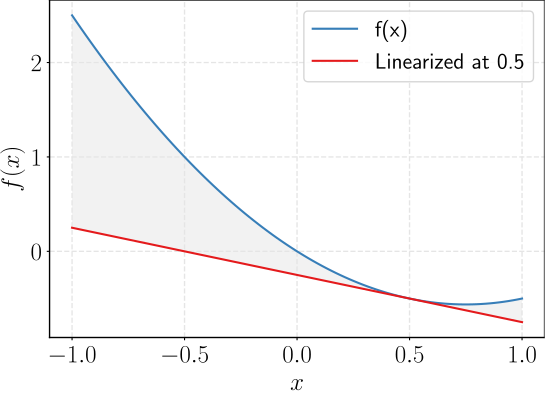

Python code for this plot:
from numpy import linspace
import matplotlib.pyplot as plt

# Original function
f = lambda x: x**2 - 1.5*x

# Derivative (manual)
df = lambda x: 2*x - 1.5

# Linearization in 0.5
x = 0.5
f_linearized = lambda h: f(x) + df(x)*(h - x)

# Comparison
print(f(x + 0.01))
print(f_linearized(x + 0.01))

# For plotting (a grid of finely-spaced points over the x-axis)
xrange = linspace(-1, 1, 1000)

fig = plt.figure()
ax = fig.add_subplot(111)

plt.plot(xrange, f(xrange), label='f(x)')
plt.plot(xrange, f_linearized(xrange), label='Linearized at 0.5')

ax.fill_between(xrange, f(xrange), f_linearized(xrange), facecolor='gray', alpha=0.1, interpolate=True)

plt.xlabel(r'$x$')
plt.ylabel(r'$f(x)$')

plt.legend()
plt.grid(color="0.9", linestyle='--', linewidth=1)
plt.box(on=True)
plt.tight_layout()
plt.show()
